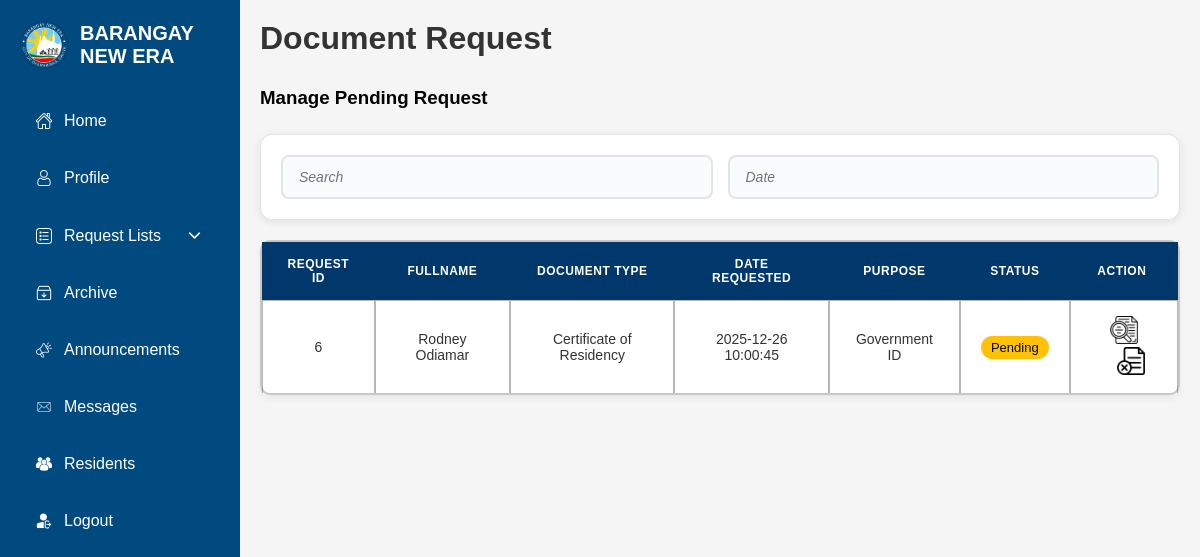
Before: /Admin/adminpending.php (signed in) with the older database file.
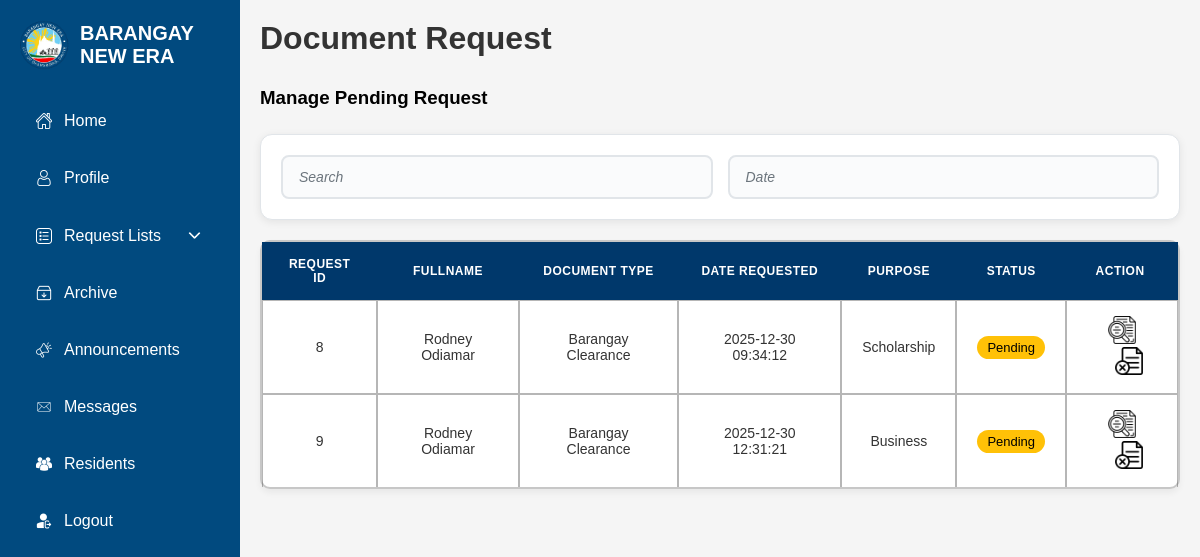
After: the same page with the newer database file.
### tables this page shows
CREATE TABLE `pending_requests` (
  `id` int(11) NOT NULL,
  `user_id` int(11) NOT NULL,
  `fullname` varchar(255) NOT NULL,
  `document_type` varchar(100) NOT NULL,
  `purpose` varchar(255) NOT NULL,
  `notes` text DEFAULT NULL,
  `date_requested` datetime NOT NULL DEFAULT current_timestamp(),
  `status` varchar(50) NOT NULL DEFAULT 'pending',
  `date_processed` datetime DEFAULT NULL,
  `processed_by` int(11) DEFAULT NULL,
  `remarks` text DEFAULT NULL,
  `created_at` timestamp NOT NULL DEFAULT current_timestamp(),
  `updated_at` timestamp NOT NULL DEFAULT current_timestamp() ON UPDATE current_timestamp()
);

### Admin/adminpending.php (the view, shortened to what the changed rows need)
<!DOCTYPE html>
<html lang="en">
<head>
    <link rel="stylesheet" href="adminpending.css">
    <link rel="stylesheet" href="//code.jquery.com/ui/1.12.1/themes/base/jquery-ui.css">
</head>
<body>
   <div class="sidebar">
        <div class="sidebar-logo">
            <h2>BARANGAY NEW ERA</h2>
        </div>
    </div>
    <div class="main-content">
        <div class="header">
            <h1>Document Request</h1>
        </div>
        <div class="requests-table">
            <table>
            <thead>
                <tr>
                    <th>Request ID</th>
                    <th>Fullname</th>
                    <th>Document Type</th>
                    <th>Date Requested</th>
                    <th>Purpose</th>
                    <th>Status</th>
                    <th>Action</th>
                </tr>
            </thead>
            <tbody id="pendingBody">
                <?php
                require_once '../Connection/conn.php';
                $sql = "SELECT * FROM pending_requests WHERE status='pending'";
                $result = $conn->query($sql);
                if($result && $result->num_rows>0){
                    while($row = $result->fetch_assoc()){
                        $details = ['Address'=>'','Birthdate'=>'','Age'=>'','ContactNumber'=>'','email'=>''];
                        if (!array_filter($details)) {
                            $parts = explode(' ', (string)($row['fullname'] ?? ''));
                            $firstName = $parts[0] ?? '';
                            $lastName  = $parts[count($parts)-1] ?? '';
                            $userStmt2 = $conn->prepare("SELECT Address, Birthdate, Age, ContactNumber, email FROM usertbl WHERE FirstName = ? AND LastName = ? LIMIT 1");
                            if ($userStmt2) {
                                $userStmt2->bind_param('ss', $firstName, $lastName);
                                $userStmt2->execute();
                                $uRes2 = $userStmt2->get_result();
                                if ($uRes2 && $uRes2->num_rows > 0) {
                                    $details = $uRes2->fetch_assoc() ?: $details;
                                }
                            }
                        }
                        echo '<tr>';
                        echo '<td>'.htmlspecialchars($row["id"]).'</td>';
                        echo '<td>'.htmlspecialchars($row["fullname"]).'</td>';
                        echo '<td>'.htmlspecialchars($row["document_type"]).'</td>';
                        echo '<td>'.htmlspecialchars($row["date_requested"]).'</td>';
                        echo '<td>'.htmlspecialchars($row["purpose"]).'</td>';
                        echo '<td><span style="background:#ffc107;color:#000;padding:4px 10px;border-radius:12px;font-size:13px;">Pending</span></td>';
                        echo '<td>';
                        echo '<a href="#requestModal" class="action-icon view-btn" data-id="'.$row["id"].'" data-fullname="'.htmlspecialchars($row["fullname"],ENT_QUOTES).'" data-date="'.htmlspecialchars($row["date_requested"],ENT_QUOTES).'" data-doc="'.htmlspecialchars($row["document_type"],ENT_QUOTES).'" data-purpose="'.htmlspecialchars($row["purpose"],ENT_QUOTES).'" data-notes="'.htmlspecialchars($row["notes"] ?? '',ENT_QUOTES).'" data-address="'.htmlspecialchars($details['Address'],ENT_QUOTES).'" data-birthdate="'.htmlspecialchars($details['Birthdate'],ENT_QUOTES).'" data-age="'.htmlspecialchars($details['Age'],ENT_QUOTES).'" data-contact="'.htmlspecialchars($details['ContactNumber'],ENT_QUOTES).'" data-email="'.htmlspecialchars($details['email'],ENT_QUOTES).'" data-label="View file"><img src="../images/view.png" alt="view" style="width:28px;height:28px;"></a> ';
                        echo '<a href="#" class="action-icon reject-btn" data-id="'.$row["id"].'" data-label="Reject"><img src="../images/reject.png" alt="reject" style="width:28px;height:28px; margin-left: 1em;"></a>';
                        echo '</td>';
                        echo '</tr>';
                    }
                }else{
                    echo '<tr><td colspan="7" style="text-align:center;">No pending requests</td></tr>';
                }
                ?>
            </tbody>
        </table>
        </div>
    </div>
</body>
</html>

Changed rows visible on the page:
removed pending_requests: id "6", fullname "Rodney Odiamar", document_type "Certificate of Residency", date_requested "2025-12-26 10:00:45", purpose "Government ID"
added pending_requests: id "8", fullname "Rodney Odiamar", document_type "Barangay Clearance", date_requested "2025-12-30 09:34:12", purpose "Scholarship"
added pending_requests: id "9", fullname "Rodney Odiamar", document_type "Barangay Clearance", date_requested "2025-12-30 12:31:21", purpose "Business"
